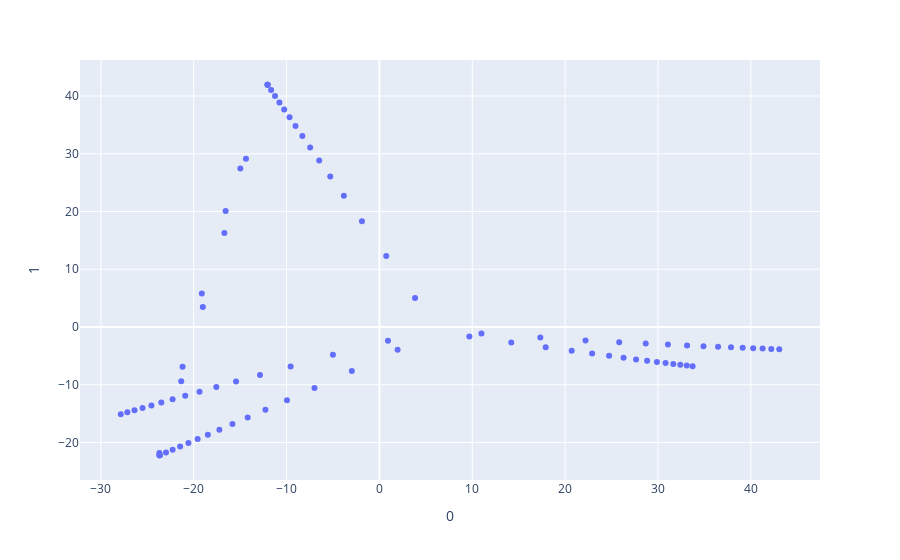

Notebook source saved alongside this figure:
### Code cell
ilknoktalar12 = ilkdogrunoktalari12.copy()

for i in range(7):
    ilknoktalar12[i][0] = ilknoktalar12[i][0].flatten()
    ilknoktalar12[i][1] = ilknoktalar12[i][1].flatten()
    ilknoktalar12[i][2] = ilknoktalar12[i][2].flatten()
    ilknoktalar12[i][3] = ilknoktalar12[i][3].flatten()

Xaralist12= []
for i in range(7):
    Xaralist12.append(np.hstack((ilknoktalar12[i][0],ilknoktalar12[i][1],ilknoktalar12[i][2],ilknoktalar12[i][3])))



sonnoktalar12 = tümNoktalarim.copy()

for i in range(7):
    sonnoktalar12[i][0] = sonnoktalar12[i][0].flatten()
    sonnoktalar12[i][1] = sonnoktalar12[i][1].flatten()
    sonnoktalar12[i][2] = sonnoktalar12[i][2].flatten()
    sonnoktalar12[i][3] = sonnoktalar12[i][3].flatten()

Xsonaralist12= []
for i in range(7):
    Xsonaralist12.append(np.hstack((sonnoktalar12[i][0],sonnoktalar12[i][1],sonnoktalar12[i][2],sonnoktalar12[i][3])))




Xaralist12 = np.array(Xaralist12)
Xsonaralist12 = np.array(Xsonaralist12)
alldizi = np.vstack((Xlist,Xaralist12,Xsonaralist12))

X = alldizi

pca = PCA(n_components=2)
components = pca.fit_transform(X)

fig = px.scatter(components, x=0, y=1)
fig.show()

### Figure 1 — Plotly figure (JSON) as saved in the notebook; plotly's stock layout.template omitted (floating-point values rounded to 4 significant figures)
{"data": [{"hovertemplate": "0=%{x}<br>1=%{y}<extra></extra>", "legendgroup": "", "marker": {"color": "#636efa", "symbol": "circle"}, "mode": "markers", "name": "", "orientation": "v", "showlegend": false, "type": "scatter", "x": [3.837, 0.7374, -1.88, -3.828, -5.295, -6.483, -7.459, -8.299, -9.035, -9.678, -10.25, -10.77, -11.24, -11.66, -12.05, 1.96, -2.971, -6.989, -9.954, -12.27, -14.18, -15.82, -17.23, -18.47, -19.57, -20.57, -21.46, -22.27, -22.99, -23.67, 10.99, 17.33, 22.2, 25.83, 28.68, 31.07, 33.13, 34.9, 36.48, 37.86, 39.12, 40.25, 41.27, 42.2, 43.06, 0.9215, -5.006, -9.564, -12.86, -15.44, -17.56, -19.37, -20.91, -22.27, -23.49, -24.55, -25.51, -26.37, -27.15, -27.86, 9.688, 14.2, 17.91, 20.71, 22.91, 24.74, 26.29, 27.64, 28.83, 29.89, 30.82, 31.65, 32.41, 33.1, 33.73, -12.05, -14.37, -16.69, -19.02, -21.34, -23.67, -23.67, -12.05, -14.98, -16.56, -19.13, -21.2, -23.7, -23.67], "xaxis": "x", "y": [5.03, 12.29, 18.33, 22.75, 26.08, 28.82, 31.1, 33.07, 34.79, 36.31, 37.67, 38.89, 40.02, 41.03, 41.95, -3.925, -7.618, -10.57, -12.69, -14.34, -15.67, -16.81, -17.79, -18.64, -19.4, -20.08, -20.7, -21.25, -21.74, -22.21, -1.13, -1.83, -2.319, -2.635, -2.866, -3.05, -3.198, -3.322, -3.43, -3.521, -3.603, -3.676, -3.739, -3.795, -3.847, -2.394, -4.828, -6.826, -8.293, -9.446, -10.4, -11.22, -11.91, -12.53, -13.09, -13.58, -14.02, -14.42, -14.78, -15.11, -1.662, -2.688, -3.506, -4.127, -4.609, -4.999, -5.329, -5.61, -5.854, -6.066, -6.25, -6.413, -6.558, -6.689, -6.807, 41.95, 29.12, 16.29, 3.454, -9.378, -22.21, -22.21, 41.95, 27.43, 20.08, 5.781, -6.902, -21.82, -22.21], "yaxis": "y"}], "layout": {"legend": {"tracegroupgap": 0}, "margin": {"t": 60}, "xaxis": {"anchor": "y", "domain": [0, 1], "title": {"text": "0"}}, "yaxis": {"anchor": "x", "domain": [0, 1], "title": {"text": "1"}}}}
